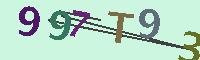
#> input picture icp_project/VerifyCode-master/VerifyCode-master/img_data/997T93.jpeg, 200 x 60 px
$ python -i test_dispose.py   (imports and definitions only)
#> lines starting #> are read from the running program, lines starting #| are printed output that depends on the picture; after the words box and inside, x2 and y2 are one past the last pixel; in counts of white or black regions, pixels touching at a corner belong together
#> further down, picture is the input picture: PIL image 200x60 RGB; mean R, G, B 182.6, 216, 199.1
import os
import random
import time

import numpy
from PIL import Image
import pytesseract
import cv2


# 选定阀值，二值化
def get_assign_binary_iamge(image, threshold=160):
    # image = Image.open(file_path)

    # 转化到灰度图片
#> called with threshold = 200
    image.save('new_' + str(int(time.time())) + str(random.randint(10, 99)) + '.png')
    image = image.convert('L')
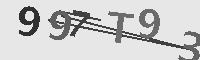
#> image: PIL image 200x60 L; min 14, max 253, mean 204.1
    # 二值化
    table = []
    for i in range(256):
        if i < threshold:
            table.append(0)
        else:
            table.append(1)
    image = image.point(table, '1')
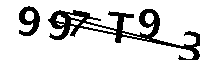
#> image: PIL image 200x60 1; 81.9% white; 2 black regions, box (x1, y1, x2, y2) and area: (48, 9, 200, 60) 1832, (19, 6, 40, 36) 345
    return image


# 简单图像验证码转str
# [8 lines left out: function img_dispose_to_str, not called in this run]


class ImageDispose:
    def __init__(self, im, file_path=None):
        self.file_path = file_path
        # 读取文件，并灰值化
        im = get_assign_binary_iamge(im, threshold=200)
        if file_path:
            temp_path = file_path.replace('\\', '\\temp_')
            im = Image.open(file_path)
        else:
            temp_path = 'temp_' + str(int(time.time())) + str(random.randint(100, 999)) + '.jpg'
            im = get_assign_binary_iamge(im, threshold=200)
        im.save(temp_path)
        self._im = cv2.cvtColor(cv2.imread(temp_path), cv2.COLOR_BGR2GRAY)
#> self._im: shape (60, 200); min 0, max 255, mean 208.5
        # os.remove(temp_path)
        # opnCv 矩阵图点x. y是反的
        self._height, self._width = self._im.shape[:2]
#> self._height = 60; self._width = 200

    # [8 lines left out: function save, not called in this run]

    def get_adaptive_binary_image(self):
        """
        自适应阀值，二值化
        :return:
        """
        self._im = cv2.adaptiveThreshold(self._im, 255, cv2.ADAPTIVE_THRESH_GAUSSIAN_C, cv2.THRESH_BINARY, 21, 1)
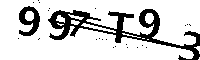
#> self._im: shape (60, 200); 81.7% white; 24 black regions (22 under 20 px), largest, box (x1, y1, x2, y2) and area: (48, 9, 200, 60) 1832, (19, 6, 40, 36) 345

    # [208 lines left out: functions clear_border, clear_interference_line1, clear_interference_line2, clear_interference_line3, clear_interference_point, dispose, not called in this run]


# [2 lines not run here, left out]

>>> from PIL import Image
>>> picture = Image.open('../../VerifyCode-master/VerifyCode-master/img_data/997T93.jpeg')
>>> result = ImageDispose(picture).get_adaptive_binary_image()

$ run again, on icp_project/VerifyCode-master/VerifyCode-master/img_data/8F5KK4.png
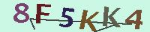
#> input picture icp_project/VerifyCode-master/VerifyCode-master/img_data/8F5KK4.png, 150 x 32 px
#> picture is the input picture: PIL image 150x32 RGBA; mean R, G, B, A 178.4, 205.9, 191.4, 255
#> in get_assign_binary_iamge, `image = image.point(table, '1')`:
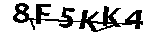
#> image: PIL image 150x32 1; 73.8% white; 1 black region, box (x1, y1, x2, y2) and area: (13, 3, 143, 32) 1259
#> in get_adaptive_binary_image, `self._im = cv2.adaptiveThreshold(self._im, 255, cv2.ADAPTIVE_THRESH_GA..`:
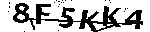
#> self._im: shape (32, 150); 73.2% white; 22 black regions (21 under 20 px), largest, box (x1, y1, x2, y2) and area: (13, 3, 143, 32) 1259

$ run again, on icp_project/VerifyCode-master/VerifyCode-master/img_data/new_154080859482.png
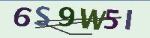
#> input picture icp_project/VerifyCode-master/VerifyCode-master/img_data/new_154080859482.png, 150 x 38 px
#> picture is the input picture: PIL image 150x38 RGBA; mean R, G, B, A 189.2, 201.6, 192.8, 255
#> in get_assign_binary_iamge, `image = image.convert('L')`:
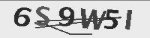
#> image: PIL image 150x38 L; min 29, max 247, mean 196.8
#> in get_assign_binary_iamge, `image = image.point(table, '1')`:
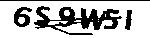
#> image: PIL image 150x38 1; 73.5% white; 4 black regions, box (x1, y1, x2, y2) and area: (34, 6, 122, 35) 1063, (14, 7, 32, 27) 203, (0, 0, 150, 1) 150, (125, 10, 132, 30) 95
